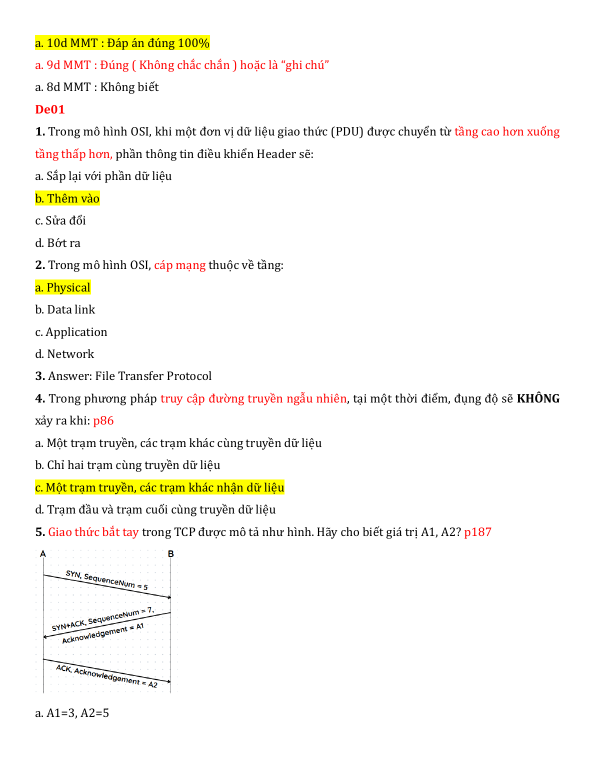
#> input picture assets/source-page-01.png, 1190 x 1540 px (shown at 1/2 size); its folder holds 4 pictures in this run
$ python generate_question_crops.py
#> lines starting #> are read from the running program, lines starting #| are printed output that depends on the picture; after the words box and inside, x2 and y2 are one past the last pixel; in counts of white or black regions, pixels touching at a corner belong together
from pathlib import Path
import json

import numpy as np
from PIL import Image

ROOT = Path(__file__).resolve().parents[1]
OUT = ROOT / "assets" / "crops"
OUT.mkdir(parents=True, exist_ok=True)

# Percent boxes measured from the actual 1190x1540 source-page PNGs.
# They intentionally target only the diagram/figure, never the following questions.
SPECS = {
    # Include all three TCP handshake arrows.  The previous 12.5%-high crop
    # stopped after SYN+ACK and silently removed the final ACK/A2 line.
    "De01-5-4":    {"page": 1,  "x": 5.0, "y": 70.8, "w": 26.5, "h": 20.0},
    "De01-50-47":  {"page": 10, "x": 5.7, "y": 7.2,  "w": 22.5, "h": 18.5},
    "De03-4-95":   {"page": 19, "x": 18.0,"y": 15.3, "w": 38.5, "h": 6.9},
    "De03-12-101": {"page": 21, "x": 5.0, "y": 32.8, "w": 19.5, "h": 14.5},
    "De04-5-198":  {"page": 49, "x": 7.0, "y": 53.0, "w": 66.0, "h": 25.5},
    "De04-4-228":  {"page": 56, "x": 6.8, "y": 25.8, "w": 61.5, "h": 23.0},
}


def crop_box(spec, width, height):
    x0 = round(spec["x"] / 100 * width)
    y0 = round(spec["y"] / 100 * height)
    x1 = round((spec["x"] + spec["w"]) / 100 * width)
    y1 = round((spec["y"] + spec["h"]) / 100 * height)
    return (x0, y0, x1, y1)


def trim_white(im, pad=8):
    a = np.asarray(im.convert("RGB"))
    ink = np.min(a, axis=2) < 248
    ys, xs = np.where(ink)
    if len(xs) == 0:
        return im, (0, 0, im.width, im.height)
    x0 = max(0, int(xs.min()) - pad)
    y0 = max(0, int(ys.min()) - pad)
    x1 = min(im.width, int(xs.max()) + 1 + pad)
    y1 = min(im.height, int(ys.max()) + 1 + pad)
    return im.crop((x0, y0, x1, y1)), (x0, y0, x1, y1)


def preview(im, cols=78):
    # Density preview: readable in a text-only GitHub tool response.
    gray = np.asarray(im.convert("L"))
    ratio = im.height / max(1, im.width)
    rows = max(8, round(cols * ratio * 0.45))
    lines = []
    chars = " .:-=+*#%@"
    for gy in range(rows):
        y0 = gy * gray.shape[0] // rows
        y1 = max(y0 + 1, (gy + 1) * gray.shape[0] // rows)
        row = []
        for gx in range(cols):
            x0 = gx * gray.shape[1] // cols
            x1 = max(x0 + 1, (gx + 1) * gray.shape[1] // cols)
            darkness = 1.0 - float(gray[y0:y1, x0:x1].mean()) / 255.0
            if darkness < 0.015:
                row.append(" ")
            else:
                row.append(chars[min(len(chars)-1, max(1, round(darkness * (len(chars)-1) * 2.0)))])
        lines.append("".join(row).rstrip())
    return lines


report = {}
report_lines = []
for qid, spec in SPECS.items():
    src = ROOT / "assets" / f"source-page-{spec['page']:02d}.png"
    im = Image.open(src).convert("RGB")
#> im is the input picture: PIL image 1190x1540 RGB; mean R, G, B 249.9, 248.8, 244.9
    box = crop_box(spec, im.width, im.height)
#> box = (60, 1090, 375, 1398)
    candidate = im.crop(box)
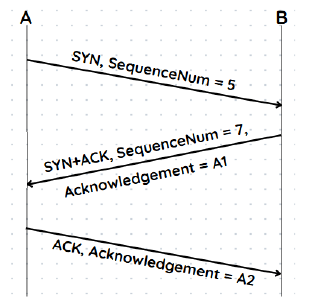
#> candidate: PIL image 315x308 RGB; mean R, G, B 242.2, 242.3, 242.4
    cropped, local_trim = trim_white(candidate, pad=8)
#> in trim_white, `ink = np.min(a, axis=2) < 248`:
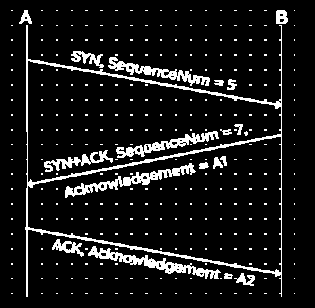
#> ink: shape (308, 315) bool; 9.7% white; 319 white regions (300 under 20 px), largest, box (x1, y1, x2, y2) and area: (25, 25, 282, 297) 3109, (88, 246, 221, 279) 974, (65, 163, 196, 198) 945
#> in trim_white, `ys, xs = np.where(ink)`: ys = 9429 values from 10 to 296; xs = 9429 values, max 294 at index 54, min 11 at index 0, mean 147.9
#> in trim_white, `x0 = max(0, int(xs.min()) - pad)`: x0 = 3
#> in trim_white, `y0 = max(0, int(ys.min()) - pad)`: y0 = 2
#> in trim_white, `x1 = min(im.width, int(xs.max()) + 1 + pad)`: x1 = 303
#> in trim_white, `y1 = min(im.height, int(ys.max()) + 1 + pad)`: y1 = 305
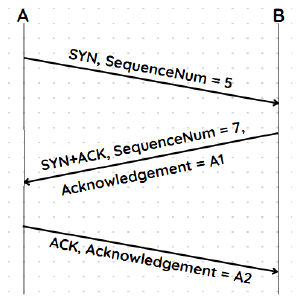
#> cropped: PIL image 300x303 RGB; mean R, G, B 241.3, 241.4, 241.5
#> local_trim = (3, 2, 303, 305)

    out_path = OUT / f"{qid}.png"
    cropped.save(out_path, format="PNG", optimize=True)

    arr = np.asarray(cropped)
    ink = np.min(arr, axis=2) < 242
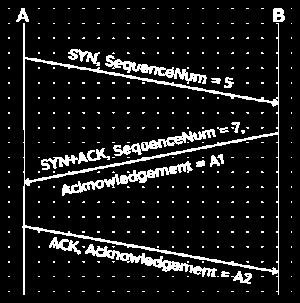
#> ink: shape (303, 300) bool; 10.1% white; 320 white regions (301 under 20 px), largest, box (x1, y1, x2, y2) and area: (22, 23, 279, 295) 3056, (85, 244, 217, 277) 933, (62, 161, 193, 196) 919
    row_density = ink.mean(axis=1)
#> row_density = 303 values, max 0.337 at index 157, min 0 at index 0, mean 0.101
    edge = max(1, round(cropped.height * 0.06))
#> edge = 18
    info = {
        "page": spec["page"],
        "source_size": [im.width, im.height],
        "source_box_px": list(box),
        "source_box_pct": [spec["x"], spec["y"], spec["w"], spec["h"]],
        "trim_inside_candidate_px": list(local_trim),
        "output_size": [cropped.width, cropped.height],
        "top_edge_ink": round(float(row_density[:edge].mean()), 5),
        "bottom_edge_ink": round(float(row_density[-edge:].mean()), 5),
        "overall_ink": round(float(ink.mean()), 5),
        "file": str(out_path.relative_to(ROOT)).replace('\\', '/'),
    }
    report[qid] = info

    report_lines.append(f"\n===== {qid} | page {spec['page']:02d} | {cropped.width}x{cropped.height} =====")
    report_lines.append("source box %: " + json.dumps(info["source_box_pct"]))
    report_lines.append(f"ink top={info['top_edge_ink']} bottom={info['bottom_edge_ink']} overall={info['overall_ink']}")
    report_lines.extend(preview(cropped))
#> in preview, `gray = np.asarray(im.convert("L"))`:
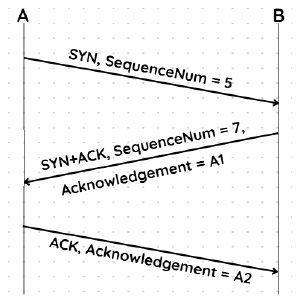
#> gray: shape (303, 300); min 0, max 255, mean 241.4
#> after the loop in preview, `for gy in range(rows):`: lines = 35 items
#> pass 2 of the loop `for qid, spec in SPECS.items():`:
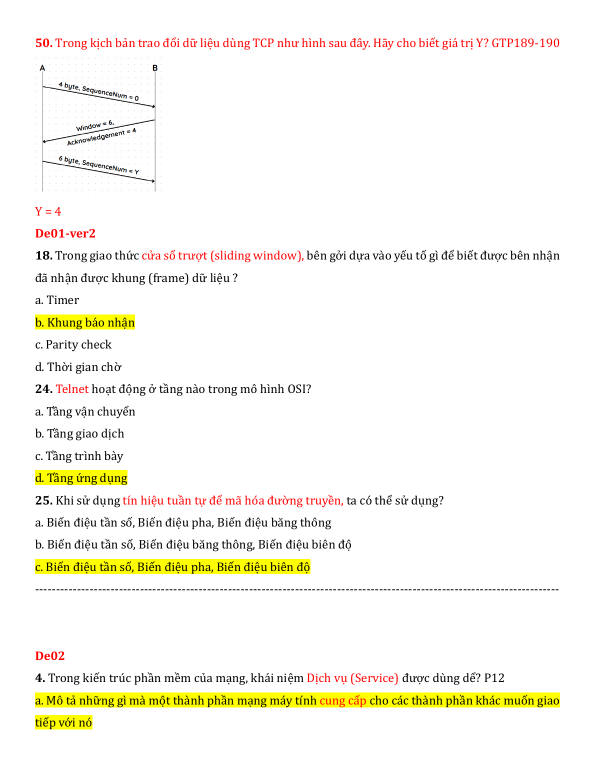
#> input picture assets/source-page-10.png, 1190 x 1540 px (shown at 1/2 size)
#> im is the input picture: PIL image 1190x1540 RGB; mean R, G, B 249.9, 248.4, 241
#> candidate: PIL image 268x285 RGB
#> in trim_white (call 2), `ink = np.min(a, axis=2) < 248`:
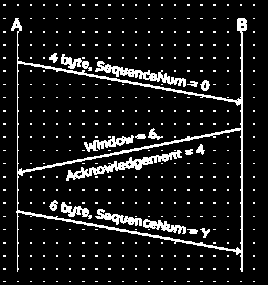
#> ink: shape (285, 268) bool; 9.8% white in thin lines or dots
#> ys = 7496 values from 4 to 281; xs = 7496 values, max 254 at index 46, min 3 at index 0, mean 131.9
#> in trim_white (call 2), `x0 = max(0, int(xs.min()) - pad)`: x0 = 0
#> in trim_white (call 2), `x1 = min(im.width, int(xs.max()) + 1 + pad)`: x1 = 263
#> in trim_white (call 2), `y1 = min(im.height, int(ys.max()) + 1 + pad)`: y1 = 285
#> cropped: PIL image 263x285 RGB
#> local_trim = (0, 0, 263, 285)
#> row_density = 285 values, max 0.342 at index 216, min 0 at index 0, mean 0.0951
#> in preview (call 2), `gray = np.asarray(im.convert("L"))`:
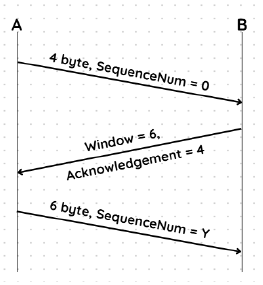
#> gray: shape (285, 263); min 0, max 255, mean 243.3
#> after the loop in preview (call 2), `for gy in range(rows):`: lines = 38 items
#> pass 3 of the loop `for qid, spec in SPECS.items():`:
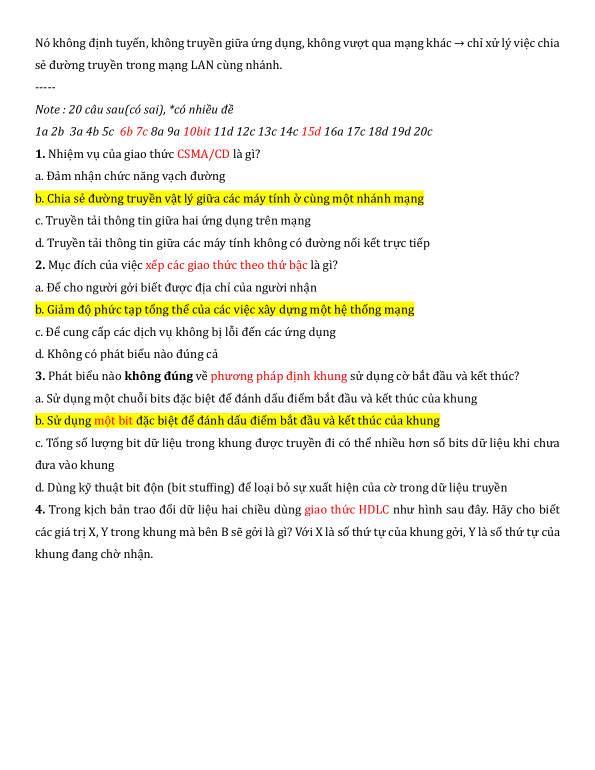
#> input picture assets/source-page-19.png, 1190 x 1540 px (shown at 1/2 size)
#> im is the input picture: PIL image 1190x1540 RGB; mean R, G, B 246, 245.2, 236.9
#> candidate: PIL image 458x106 RGB
#> in trim_white (call 3), `ink = np.min(a, axis=2) < 248`:
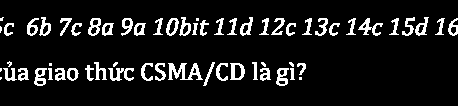
#> ink: shape (106, 458) bool; 10% white; 61 white regions (11 under 20 px), largest, box (x1, y1, x2, y2) and area: (168, 63, 203, 80) 296, (108, 68, 134, 81) 174, (358, 18, 383, 36) 165
#> ys = 4874 values from 17 to 85; xs = 4874 values, max 457 at index 138, min 0 at index 23, mean 196.4
#> in trim_white (call 3), `y0 = max(0, int(ys.min()) - pad)`: y0 = 9
#> in trim_white (call 3), `x1 = min(im.width, int(xs.max()) + 1 + pad)`: x1 = 458
#> in trim_white (call 3), `y1 = min(im.height, int(ys.max()) + 1 + pad)`: y1 = 94
#> cropped: PIL image 458x85 RGB
#> local_trim = (0, 9, 458, 94)
#> row_density = 85 values, max 0.546 at index 25, min 0 at index 0, mean 0.122
#> in preview (call 3), `gray = np.asarray(im.convert("L"))`:
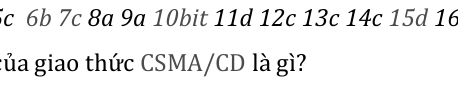
#> gray: shape (85, 458); min 0, max 255, mean 236.8
#> after the loop in preview (call 3), `for gy in range(rows):`: lines = 8 items
#> (the run stopped early here; a loop or call above may not have finished)
